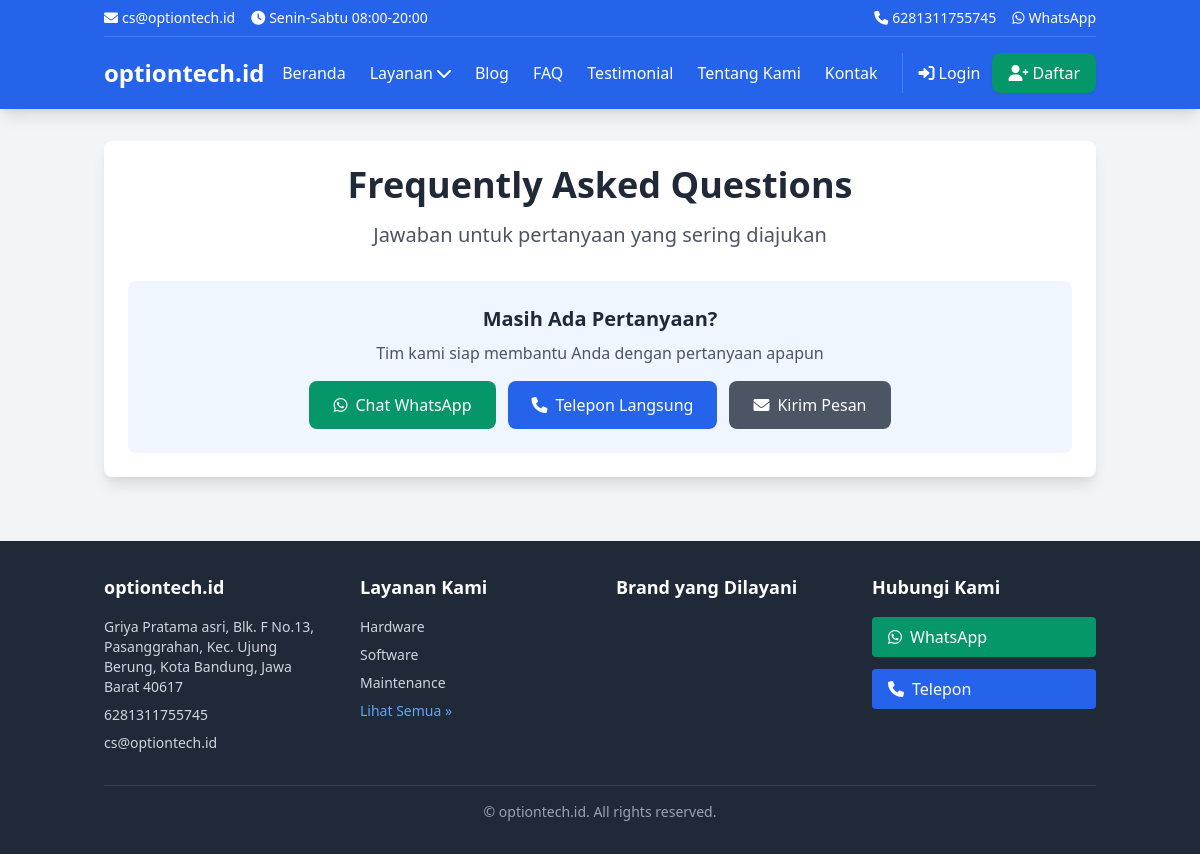
Screenshot of /faq/ with the database file from the repository.
### core/models.py (models this page shows, shortened)
class TimeStampedModel(models.Model):
    created_at = models.DateTimeField(auto_now_add=True)  # Otomatis diisi saat create
    updated_at = models.DateTimeField(auto_now=True)  # Otomatis diisi saat update
    class Meta:
        abstract = True  # Model ini tidak akan jadi tabel, hanya template

class BusinessInfo(TimeStampedModel):
    business_name = models.CharField(max_length=255)  # Nama bisnis
    address = models.TextField()  # Alamat (text panjang)
    phone = models.CharField(max_length=20)  # Nomor telepon
    email = models.EmailField()  # Email (validasi otomatis)
    whatsapp = models.CharField(max_length=20)  # WhatsApp
    class Meta:
        verbose_name = "Business Information"  # Nama di admin
        verbose_name_plural = "Business Information"  # Nama plural di admin

### services/models.py (models this page shows, shortened)
class ServiceCategory(TimeStampedModel):
    name = models.CharField(max_length=100)
    slug = models.SlugField(unique=True, blank=True)
    description = models.TextField(blank=True)
    icon = models.CharField(max_length=255, blank=True)
    order = models.IntegerField(default=0, help_text="Urutan tampil")
    class Meta:
        ordering = ['order', 'name']
        verbose_name = "Service Category"
        verbose_name_plural = "Service Categories"

### content/views.py (the view)
# urls.py: path('faq/', views.faq_view, name='faq'),
def faq_view(request):
    faqs = FAQ.objects.all()
    categories = FAQ.CATEGORIES
    faq_by_category = {}
    for category_code, category_name in categories:
        faq_by_category[category_name] = faqs.filter(category=category_code)
    context = {
        'faq_by_category': faq_by_category,
        'page_title': 'FAQ - Frequently Asked Questions',
        'meta_description': 'Jawaban untuk pertanyaan yang sering diajukan tentang service laptop di Bandung. Informasi harga, garansi, dan layanan.'
    }
    return render(request, 'content/faq.html', context)

### core/context_processors.py (called while the page is built)
def business_info(request):
    try:
        business = BusinessInfo.objects.first()
        return {'business_info': business}
    except BusinessInfo.DoesNotExist:
        return {'business_info': None}

def navigation_data(request):
    return {
        'nav_service_categories': ServiceCategory.objects.all()[:5],
        'nav_brands': LaptopBrand.objects.filter(is_supported=True)[:8]
    }

### templates/content/faq.html (shortened to what this page needs)
{% extends 'base.html' %}
{% load static %}
{% block content %}
<div class="bg-white rounded-lg shadow-lg p-6 mb-8">
    <div class="text-center mb-8">
        <h1 class="text-4xl font-bold text-gray-800 mb-4">Frequently Asked Questions</h1>
        <p class="text-xl text-gray-600">Jawaban untuk pertanyaan yang sering diajukan</p>
    </div>
    <div class="bg-blue-50 rounded-lg p-6 text-center mt-8">
        <h3 class="text-xl font-bold text-gray-800 mb-2">Masih Ada Pertanyaan?</h3>
        <p class="text-gray-600 mb-4">Tim kami siap membantu Anda dengan pertanyaan apapun</p>
        <div class="flex flex-col sm:flex-row gap-3 justify-center">
            {% if business_info %}
            <a href="https://wa.me/{{ business_info.whatsapp }}"
               target="_blank"
               class="inline-flex items-center justify-center px-6 py-3 bg-green-600 text-white rounded-lg hover:bg-green-700 transition-colors">
                <i class="fab fa-whatsapp mr-2"></i>
                Chat WhatsApp
            </a>
            <a href="tel:{{ business_info.phone }}"
               class="inline-flex items-center justify-center px-6 py-3 bg-blue-600 text-white rounded-lg hover:bg-blue-700 transition-colors">
                <i class="fas fa-phone mr-2"></i>
                Telepon Langsung
            </a>
            {% endif %}
            <a href="{% url 'content:contact' %}"
               class="inline-flex items-center justify-center px-6 py-3 bg-gray-600 text-white rounded-lg hover:bg-gray-700 transition-colors">
                <i class="fas fa-envelope mr-2"></i>
                Kirim Pesan
            </a>
        </div>
    </div>
</div>
{% endblock %}

### templates/base.html (shortened to what this page needs)
<!DOCTYPE html>
<html lang="id">
<head>
    {% block og_image %}{% load static %}{{ request.scheme }}://{{ request.get_host }}{% static 'img/logo-og.jpg' %}{% endblock %}">
    {% load schema_tags %}
    {% load static %}
    <link href="https://cdn.jsdelivr.net/npm/tailwindcss@2.2.19/dist/tailwind.min.css" rel="stylesheet">
    <link rel="stylesheet" href="https://cdnjs.cloudflare.com/ajax/libs/font-awesome/6.0.0/css/all.min.css">
</head>
<body class="bg-gray-100 min-h-screen flex flex-col">
<header class="bg-blue-600 text-white shadow-lg">
    <div class="container mx-auto px-4">
        {% if business_info %}
            <div class="hidden md:flex justify-between items-center py-2 text-sm border-b border-blue-500">
                <div class="flex space-x-4">
                    <span><i class="fas fa-envelope mr-1"></i>{{ business_info.email }}</span>
                    <span><i class="fas fa-clock mr-1"></i>Senin-Sabtu 08:00-20:00</span>
                </div>
                <div class="flex space-x-4">
                    <a href="tel:{{ business_info.phone }}" class="hover:text-blue-200">
                        <i class="fas fa-phone mr-1"></i>{{ business_info.phone }}
                    </a>
                    <a href="https://wa.me/{{ business_info.whatsapp }}" target="_blank" class="hover:text-blue-200">
                        <i class="fab fa-whatsapp mr-1"></i>WhatsApp
                    </a>
                </div>
            </div>
        {% endif %}
        <nav class="py-4">
            <div class="flex justify-between items-center">
                <div class="flex items-center">
                    <a href="{% url 'home' %}" class="text-2xl font-bold hover:text-blue-200 transition-colors">
                        {% if business_info %}
                            {{ business_info.business_name }}
                        {% else %}
                            Service Laptop Bandung
                        {% endif %}
                    </a>
                </div>
                <div class="hidden md:flex items-center space-x-6">
                    <a href="{% url 'home' %}"
                       class="hover:text-blue-200 transition-colors font-medium">
                       Beranda
                    </a>
                    <div class="relative" id="services-dropdown">
                        <button class="hover:text-blue-200 transition-colors flex items-center focus:outline-none font-medium"
                                id="services-button">
                            Layanan
                            <i class="fas fa-chevron-down ml-1 transform transition-transform duration-200"
                               id="services-icon"></i>
                        </button>
                    </div>
                    <a href="{% url 'content:blog_list' %}"
                       class="hover:text-blue-200 transition-colors font-medium">
                       Blog
                    </a>
                    <a href="{% url 'content:faq' %}"
                       class="hover:text-blue-200 transition-colors font-medium">
                       FAQ
                    </a>
                    <a href="{% url 'content:testimonials' %}"
                       class="hover:text-blue-200 transition-colors font-medium">
                       Testimonial
                    </a>
                    <a href="{% url 'content:about' %}"
                       class="hover:text-blue-200 transition-colors font-medium">
                       Tentang Kami
                    </a>
                    <a href="{% url 'content:contact' %}"
                       class="hover:text-blue-200 transition-colors font-medium">
                       Kontak
                    </a>
                    {% if user.is_authenticated %}
                        <div class="relative ml-4" id="user-dropdown">
                            <button class="hover:text-blue-200 transition-colors flex items-center focus:outline-none bg-blue-700 bg-opacity-50 px-3 py-2 rounded-lg"
                                    id="user-button">
                                <div class="bg-white bg-opacity-20 rounded-full w-8 h-8 flex items-center justify-center mr-2">
                                    <i class="fas fa-user text-sm"></i>
                                </div>
                                <span class="font-medium">{{ user.get_full_name|default:user.username }}</span>
                                <i class="fas fa-chevron-down ml-2 transform transition-transform duration-200"
                                   id="user-icon"></i>
                            </button>
                            <div class="absolute top-full right-0 mt-2 w-52 bg-white text-gray-800 rounded-lg shadow-lg opacity-0 invisible transform scale-95 transition-all duration-200 z-50"
                                 id="user-menu">
                                <div class="p-3">
                                    <div class="px-3 py-2 border-b border-gray-200 mb-2">
                                        <p class="font-semibold text-gray-900">{{ user.get_full_name|default:user.username }}</p>
                                        <p class="text-xs text-gray-500">{{ user.email }}</p>
                                        {% if user.customerprofile %}
                                        <p class="text-xs text-blue-600 font-medium">{{ user.customerprofile.membership_level }} Member</p>
                                        {% endif %}
                                    </div>
                                    <a href="{% url 'customers:dashboard' %}"
                                       class="flex items-center py-2 px-3 hover:bg-blue-50 rounded transition-colors">
                                        <i class="fas fa-tachometer-alt mr-3 text-blue-500 w-4"></i>Dashboard
                                    </a>
                                    <a href="{% url 'customers:orders' %}"
                                       class="flex items-center py-2 px-3 hover:bg-blue-50 rounded transition-colors">
                                        <i class="fas fa-list mr-3 text-green-500 w-4"></i>Order Saya
                                    </a>
                                    <a href="{% url 'customers:loyalty' %}"
                                       class="flex items-center py-2 px-3 hover:bg-blue-50 rounded transition-colors">
                                        <i class="fas fa-star mr-3 text-yellow-500 w-4"></i>Program Loyalty
                                    </a>
                                    <a href="{% url 'customers:profile' %}"
                                       class="flex items-center py-2 px-3 hover:bg-blue-50 rounded transition-colors">
                                        <i class="fas fa-user-edit mr-3 text-purple-500 w-4"></i>Profile
                                    </a>
                                    <hr class="my-2 border-gray-200">
                                    <a href="{% url 'customers:logout' %}"
                                       class="flex items-center py-2 px-3 hover:bg-red-50 rounded transition-colors text-red-600">
                                        <i class="fas fa-sign-out-alt mr-3 w-4"></i>Logout
                                    </a>
                                </div>
                            </div>
                        </div>
                    {% else %}
                        <div class="flex items-center space-x-3 ml-4 pl-4 border-l border-blue-500">
                            <a href="{% url 'customers:login' %}"
                               class="hover:text-blue-200 transition-colors font-medium">
                                <i class="fas fa-sign-in-alt mr-1"></i>Login
                            </a>
                            <a href="{% url 'customers:register' %}"
                               class="bg-green-600 text-white px-4 py-2 rounded-lg hover:bg-green-700 transition-colors font-medium shadow-sm">
                                <i class="fas fa-user-plus mr-1"></i>Daftar
                            </a>
                        </div>
                    {% endif %}
                </div>
            </div>
        </nav>
    </div>
</header>
<main class="flex-grow container mx-auto px-4 py-8">
    {% block content %}
    {% endblock %}
</main>
<footer class="bg-gray-800 text-white mt-auto">
    <div class="container mx-auto px-4 py-8">
        <div class="grid md:grid-cols-4 gap-8">
            <div>
                <h3 class="text-lg font-semibold mb-4">
                    {% if business_info %}{{ business_info.business_name }}{% else %}Service Laptop Bandung{% endif %}
                </h3>
                {% if business_info %}
                    <p class="text-gray-300 text-sm mb-2">{{ business_info.address }}</p>
                    <p class="text-gray-300 text-sm mb-2">{{ business_info.phone }}</p>
                    <p class="text-gray-300 text-sm">{{ business_info.email }}</p>
                {% endif %}
            </div>
            <div>
                <h3 class="text-lg font-semibold mb-4">Layanan Kami</h3>
                <ul class="space-y-2 text-sm">
                    {% for category in nav_service_categories %}
                        <li>
                            <a href="{% url 'services:category' category.slug %}"
                               class="text-gray-300 hover:text-white">
                                {{ category.name }}
                            </a>
                        </li>
                    {% endfor %}
                    <li>
                        <a href="{% url 'services:list' %}" class="text-blue-400 hover:text-blue-300">
                            Lihat Semua »
                        </a>
                    </li>
                </ul>
            </div>
            <div>
                <h3 class="text-lg font-semibold mb-4">Brand yang Dilayani</h3>
            </div>
            <div>
                <h3 class="text-lg font-semibold mb-4">Hubungi Kami</h3>
                {% if business_info %}
                    <div class="space-y-3">
                        <a href="https://wa.me/{{ business_info.whatsapp }}"
                           target="_blank"
                           class="flex items-center bg-green-600 text-white px-4 py-2 rounded hover:bg-green-700 transition-colors">
                            <i class="fab fa-whatsapp mr-2"></i>
                            WhatsApp
                        </a>
                        <a href="tel:{{ business_info.phone }}"
                           class="flex items-center bg-blue-600 text-white px-4 py-2 rounded hover:bg-blue-700 transition-colors">
                            <i class="fas fa-phone mr-2"></i>
                            Telepon
                        </a>
                    </div>
                {% endif %}
            </div>
        </div>
        <div class="border-t border-gray-700 mt-8 pt-4 text-center text-gray-400 text-sm">
            <p>&copy; {{ "now"|date:"Y" }}
                {% if business_info %}{{ business_info.business_name }}{% else %}Service Laptop Bandung{% endif %}. All
                rights reserved.</p>
        </div>
    </div>
</footer>
</body>
</html>

### rows the page displays
BusinessInfo: email "cs@optiontech.id", phone "6281311755745", business_name "optiontech.id", address "Griya Pratama asri, Blk. F No.13, Pasanggrahan, Kec. Ujung Berung, Kota Bandung, Jawa Barat 40617"
ServiceCategory: name "Hardware"
ServiceCategory: name "Software"
ServiceCategory: name "Maintenance"
